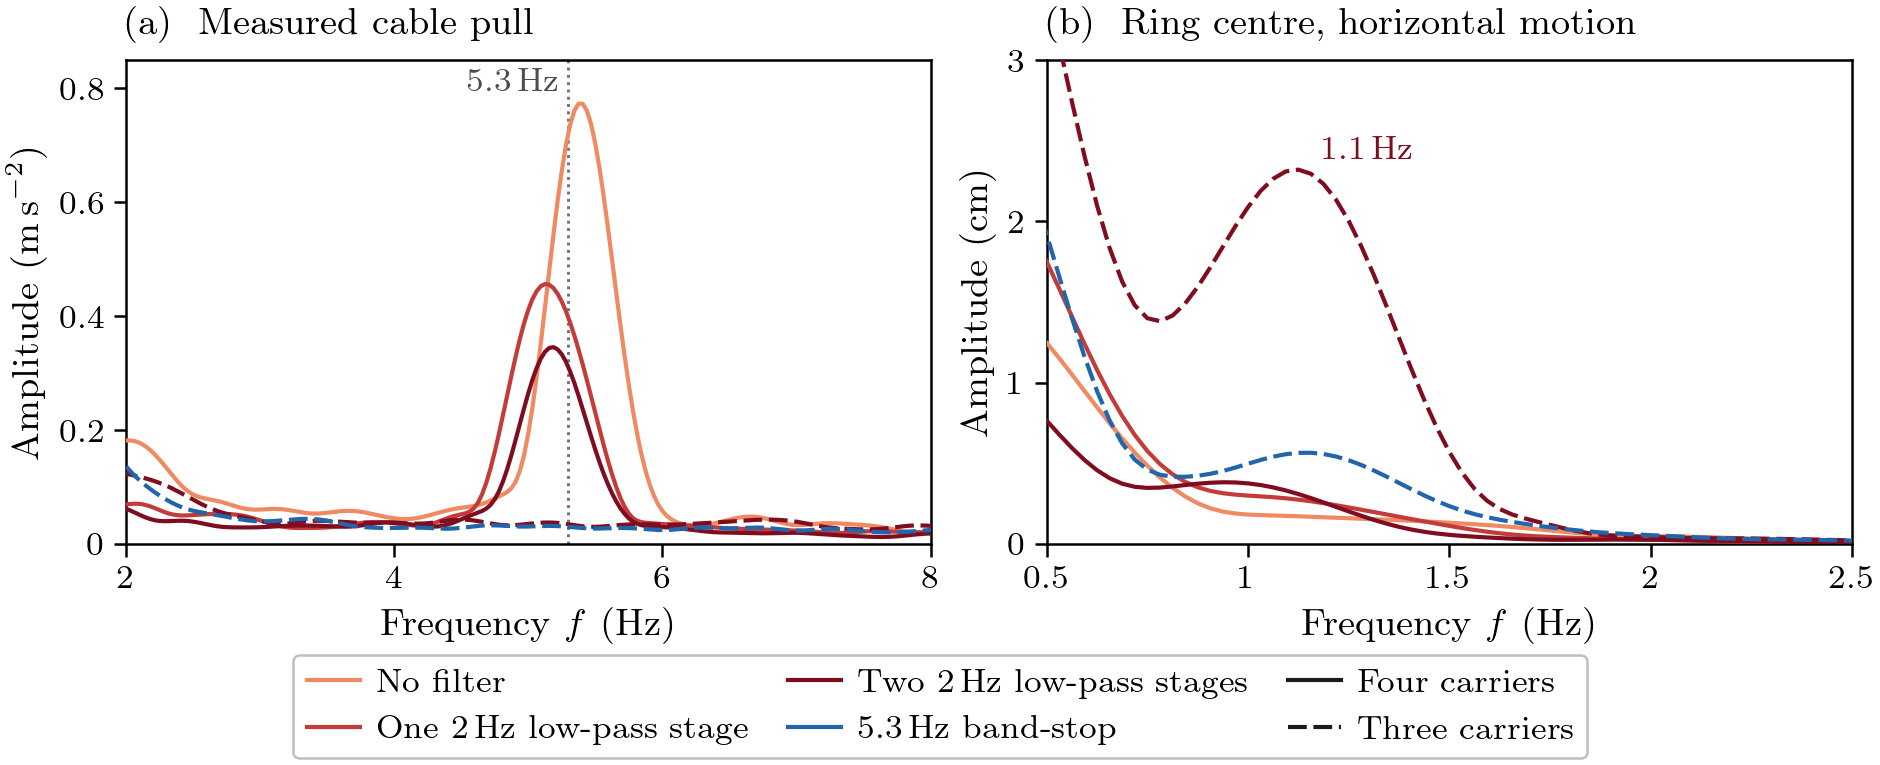

Python code for this plot:
#!/usr/bin/env python3
"""The 1.15 kg ring's 5.3 Hz bending and the filters on the trackers' measured cable pull (real world, 29 Oct).

Message: the later ring bends at about 5.3 Hz and the trackers' measured pull feeds it: filtering only what the trackers
feed back shrinks the bending in the raw measured pull (one 2 Hz low-pass stage, then two). With three carriers the two
stages' lag let the ring slide sideways at 1.1 Hz; the 5.3 Hz band-stop flew without the bending and without the slide.
Hero: (a) the amplitude spectrum of the measured pull (vertical, raw: logged before any filter), mean over the
carriers; (b) the amplitude spectrum of the ring's sideways motion (motion capture). One colour per filter, solid four
carriers, dashed three, one line weight; the band-stop's centre dotted grey (dashed means three carriers).
Left out: the analysis bands (4-6.5 and 0.8-1.5 Hz: in index.md, critic), the pull below 2 Hz and the sideways motion below 0.5 Hz (the lift's own motion and drift, not the two
oscillations), x and y apart, time series, the other 29 Oct flights.
Window, one rule for every flight: from the start of the lift ramp ('pretension done') to its first event (release,
unload, drop or LAND), at most WINDOW_S. The registry's own windows differ per flight; their numbers are reproduced
in the printout ('registry windows').
Data: results/rig/2026-10-29/<flight>: the launch log (events), the tracker logs (acm_z; params.json for the filter),
the bag's /payload/motion_capture_state (decoded with rclpy: source ~/ros2_humble/install/setup.bash and
install/setup.bash first), the planner log (the registry's sideways numbers were read from its load_x/load_y).
"""
import glob
import json
import os
import re
import sys

import numpy as np
import pandas as pd
from scipy.signal import butter, filtfilt, welch

sys.path.insert(0, os.path.dirname(os.path.abspath(__file__)))
from review30_style import S, TEXT  # noqa: E402
from matplotlib.lines import Line2D  # noqa: E402
from matplotlib.ticker import FuncFormatter  # noqa: E402

DAY = os.path.join(S.REPO, 'results', 'rig', '2026-10-29')
FLIGHTS = ['h4', 'h4f_3', 'ch1b', 'sq2_2', 'sq2_5']
TRACKER_HZ = 50.0          # the tracker's tick (tracker_node.FREQUENCY_HZ); rows taken as its samples, as the registry
WINDOW_S = 16.0            # the longest lift-to-event span among the five (sq2_2, 15.7 s), applied to the open one
SEG_S = 4.0                # Welch segment
BEND_BAND, SLIDE_BAND = (4.0, 6.5), (0.8, 1.5)
END_EVENTS = (r'\[dissipative\] UNANNOUNCED DETACH', r'\[dissipative\] UNLOAD drone', r'\[dissipative\] DROP AND LAND',
              r"Fleet command received: 'LAND'")
# the registry rows' windows, s after TAKEOFF (RIG-1029-h4/-h4f/-ch1b/-sq2_2); ch1b's is the 4 s before its loss
REGISTRY_BEND = {'h4': (11.4, 19.8), 'h4f_3': (11.4, 19.8), 'ch1b': ('loss', -4.0, -0.3), 'sq2_2': (19.0, 27.2)}
REGISTRY_SLIDE = {'h4': (11.4, 19.8), 'h4f_3': (11.4, 24.0), 'ch1b': (12.0, 24.5), 'sq2_2': (19.0, 27.2)}

FILTERS = {'none': ('No filter', '#ef8a62'), 'lp1': (r'One 2\,Hz low-pass stage', '#c43c39'),
           'lp2': (r'Two 2\,Hz low-pass stages', '#7f0d1f'), 'notch': (r'5.3\,Hz band-stop', S.BLUE)}
DASH = (0, (4.5, 1.6))
LW = 1.0                   # one weight for every flight in both panels (the legend shows one)
MARK = dict(color='0.45', lw=0.7, ls=(0, (1, 1.5)), zorder=1)   # dotted: dashed means three carriers here


def log_times(name, pattern):
    text = open(os.path.join(DAY, f'{name}.log'), errors='ignore').read()
    return [float(m.group(1)) for m in re.finditer(r'\[(\d{10}\.\d+)\] \[[a-z_0-9]+\]: ' + pattern, text)]


def filter_of(params):
    if params.get('cable_notch_hz'):
        return 'notch'
    if params.get('cable_lp_hz'):
        return 'lp2' if params.get('cable_lp_order') == 2 else 'lp1'
    return 'none'


def read_bag(name):
    from rclpy.serialization import deserialize_message
    from rosbag2_py import ConverterOptions, SequentialReader, StorageOptions
    from rosidl_runtime_py.utilities import get_message
    r = SequentialReader()
    r.open(StorageOptions(uri=os.path.join(DAY, name), storage_id='sqlite3'), ConverterOptions('', ''))
    types = {t.name: t.type for t in r.get_all_topics_and_types()}
    msg_type = get_message(types['/payload/motion_capture_state'])
    rows = []
    while r.has_next():
        topic, raw, _ = r.read_next()
        if topic == '/payload/motion_capture_state':
            m = deserialize_message(raw, msg_type)
            rows.append((m.header.stamp.sec + 1e-9 * m.header.stamp.nanosec, m.pose.position.x, m.pose.position.y))
    return np.array(rows)


def load(name):
    t_takeoff = log_times(name, r"Fleet command received: 'TAKEOFF'")[0]
    t_lift = log_times(name, r'\[planner\] pretension done')[0]
    ends = [t for p in END_EVENTS for t in log_times(name, p) if t > t_lift]
    t_end = min(ends + [t_lift + WINDOW_S])
    (planner,) = glob.glob(os.path.join(DAY, f'{name}_logs', 'logs', 'dissipative_planner', '*', 'log.csv'))
    planner = pd.read_csv(planner, low_memory=False)
    n = int(planner.n[planner.sim_time > t_lift].iloc[0])
    dirs = sorted(glob.glob(os.path.join(DAY, f'{name}_logs', 'logs', 'tracker', 'drone*_*')))[:n]   # carriers: drone0..
    params = [json.load(open(os.path.join(d, 'params.json'))) for d in dirs]
    kinds = {filter_of(p) for p in params}
    assert len(kinds) == 1, (name, kinds)
    loss = log_times(name, r'\[dissipative\] UNANNOUNCED DETACH')
    return dict(name=name, n=n, kind=kinds.pop(), notch_hz=params[0].get('cable_notch_hz'),
                t_takeoff=t_takeoff, t_lift=t_lift, t_end=t_end, t_loss=loss[0] if loss else None,
                trackers=[pd.read_csv(os.path.join(d, 'log.csv')) for d in dirs], planner=planner, ring=read_bag(name))


def pull_rows(tr, a, b):
    w = tr[(tr.sim_time > a) & (tr.sim_time < b) & tr.acm_z.notna()]
    return w.acm_z.to_numpy(float)


def band_sd(x, band, fs):
    bb, aa = butter(2, band, btype='band', fs=fs)
    return float(filtfilt(bb, aa, x - x.mean()).std())


def amp_spectrum(x, fs):
    """Welch, Hann, SEG_S segments at 75 % overlap, 'spectrum' scaling: sqrt(2 P) is a sinusoid's amplitude."""
    nper = min(int(SEG_S * fs), x.size)
    f, p = welch(x, fs=fs, window='hann', nperseg=nper, noverlap=3 * nper // 4, nfft=8 * nper, detrend='linear',
                 scaling='spectrum')
    return f, p


def ring_xy(fl, a, b, fs=100.0):
    r = fl['ring']
    m = (r[:, 0] > a) & (r[:, 0] < b)
    t = np.arange(r[m, 0][0], r[m, 0][-1], 1.0 / fs)
    return np.interp(t, r[m, 0], r[m, 1]), np.interp(t, r[m, 0], r[m, 2]), fs


def analyse(fl):
    a, b = fl['t_lift'], fl['t_end']
    ps, sds = [], []
    for tr in fl['trackers']:
        x = pull_rows(tr, a, b)
        f, p = amp_spectrum(x, TRACKER_HZ)
        ps.append(p)
        sds.append(band_sd(x, BEND_BAND, TRACKER_HZ))
    fl['f_pull'], fl['a_pull'] = f, np.sqrt(2 * np.mean(ps, axis=0))
    fl['bend_sd'] = sds
    x, y, fs = ring_xy(fl, a, b)
    f, px = amp_spectrum(x, fs)
    _, py = amp_spectrum(y, fs)
    fl['f_ring'], fl['a_ring'] = f, 100 * np.sqrt(2 * (px + py))
    fl['slide_sd'] = (100 * band_sd(x, SLIDE_BAND, fs), 100 * band_sd(y, SLIDE_BAND, fs))
    k = (f > SLIDE_BAND[0]) & (f < SLIDE_BAND[1])
    fl['slide_peak'] = (float(f[k][np.argmax(fl['a_ring'][k])]), float(fl['a_ring'][k].max()))
    k = (fl['f_pull'] > 2) & (fl['f_pull'] < 8)
    fl['bend_peak'] = (float(fl['f_pull'][k][np.argmax(fl['a_pull'][k])]), float(fl['a_pull'][k].max()))


def registry_check(fl):
    """The registry rows' numbers with their own windows: rows as 50 Hz samples, the planner log's load_x/load_y at 10 Hz."""
    out = []
    w = REGISTRY_BEND.get(fl['name'])
    if w:
        a, b = (fl['t_loss'] + w[1], fl['t_loss'] + w[2]) if w[0] == 'loss' else (fl['t_takeoff'] + w[0],
                                                                                   fl['t_takeoff'] + w[1])
        sd = [band_sd(pull_rows(tr, a, b), BEND_BAND, TRACKER_HZ) for tr in fl['trackers']]
        out.append(f'4-6.5 Hz pull sd [{a - fl["t_takeoff"]:.1f}, {b - fl["t_takeoff"]:.1f}] s: '
                   f'{min(sd):.2f}-{max(sd):.2f} m/s^2 ({", ".join(f"{v:.2f}" for v in sd)})')
    w = REGISTRY_SLIDE.get(fl['name'])
    if w:
        a, b = fl['t_takeoff'] + w[0], fl['t_takeoff'] + w[1]
        p = fl['planner'][(fl['planner'].sim_time > a) & (fl['planner'].sim_time < b)]
        sx, sy = (100 * band_sd(p[c].to_numpy(float), SLIDE_BAND, 10.0) for c in ('load_x', 'load_y'))
        x, y, fs = ring_xy(fl, a, b)
        bx, by = 100 * band_sd(x, SLIDE_BAND, fs), 100 * band_sd(y, SLIDE_BAND, fs)
        out.append(f'0.8-1.5 Hz ring [{w[0]:.1f}, {w[1]:.1f}] s: planner x {sx:.1f} y {sy:.1f} cm; bag x {bx:.1f} '
                   f'y {by:.1f} cm')
    return out


def main():
    flights = [load(f) for f in FLIGHTS]
    for fl in flights:
        analyse(fl)
        sd = fl['bend_sd']
        print(f"{fl['name']:6s} {fl['kind']:5s} n={fl['n']}  window lift + [0, {fl['t_end'] - fl['t_lift']:.1f}] s "
              f"(TAKEOFF + {fl['t_lift'] - fl['t_takeoff']:.1f} .. {fl['t_end'] - fl['t_takeoff']:.1f})")
        print(f"   figure window: 4-6.5 Hz pull sd {min(sd):.2f}-{max(sd):.2f} m/s^2, pull peak "
              f"{fl['bend_peak'][0]:.2f} Hz {fl['bend_peak'][1]:.2f} m/s^2; 0.8-1.5 Hz ring x {fl['slide_sd'][0]:.1f} "
              f"y {fl['slide_sd'][1]:.1f} cm, sideways peak {fl['slide_peak'][0]:.2f} Hz {fl['slide_peak'][1]:.1f} cm")
        for line in registry_check(fl):
            print('   registry window: ' + line)

    S.setup()
    fig = S.figure('full', 2.55)
    gs = fig.add_gridspec(1, 2, width_ratios=[1.0, 1.0])
    ax_p, ax_r = fig.add_subplot(gs[0]), fig.add_subplot(gs[1])

    notch = next(fl['notch_hz'] for fl in flights if fl['kind'] == 'notch')
    ax_p.axvline(notch, **MARK)
    ax_p.annotate(rf'{notch:g}\,Hz', xy=(notch, 1.0), xycoords=('data', 'axes fraction'), xytext=(-2, -2),
                  textcoords='offset points', ha='right', va='top', fontsize=8, color=TEXT)

    for fl in flights:
        label, colour = FILTERS[fl['kind']]
        ls = '-' if fl['n'] == 4 else DASH
        ax_p.plot(fl['f_pull'], fl['a_pull'], color=colour, ls=ls, lw=LW, zorder=3)
        ax_r.plot(fl['f_ring'], fl['a_ring'], color=colour, ls=ls, lw=LW, zorder=3)
    slide = max(flights, key=lambda fl: fl['slide_peak'][1])
    fp, ap = slide['slide_peak']
    ax_r.annotate(rf'{fp:.1f}\,Hz', xy=(fp, ap), xytext=(6, 1), textcoords='offset points', ha='left', va='bottom',
                  fontsize=8, color=FILTERS[slide['kind']][1])

    ax_p.set_xlim(2, 8)
    ax_p.set_xticks([2, 4, 6, 8])
    ax_p.set_ylim(0, 0.85)
    ax_p.set_yticks([0, 0.2, 0.4, 0.6, 0.8])
    ax_p.set_ylabel(r'Amplitude (\si{\metre\per\second\squared})')
    ax_r.set_xlim(0.5, 2.5)
    ax_r.set_xticks([0.5, 1, 1.5, 2, 2.5])
    ax_r.set_ylim(0, 3)
    ax_r.set_yticks([0, 1, 2, 3])
    ax_r.set_ylabel(r'Amplitude (\si{\centi\metre})')
    for ax in (ax_p, ax_r):
        ax.set_xlabel(r'Frequency $f$ (\si{\hertz})')
        ax.xaxis.set_major_formatter(FuncFormatter(lambda v, _: f'${v:g}$'))
        ax.yaxis.set_major_formatter(FuncFormatter(lambda v, _: f'${v:g}$'))
    fig.align_ylabels()
    S.panel(ax_p, 'a', 'Measured cable pull')
    S.panel(ax_r, 'b', 'Ring centre, horizontal motion')

    handles = [Line2D([], [], color=c, lw=LW) for _, c in FILTERS.values()]
    labels = [lab for lab, _ in FILTERS.values()]
    handles += [Line2D([], [], color=S.INK, lw=LW), Line2D([], [], color=S.INK, lw=LW, ls=DASH)]
    labels += ['Four carriers', 'Three carriers']
    S.ps.legend_below(fig, handles, labels, ncol=3)
    S.save(fig, 'fig_res_bend')


if __name__ == '__main__':
    main()
